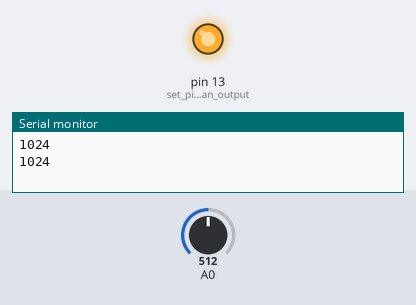
This sketch was run on a simulated Arduino Uno, built with avr-gcc and run on an emulated ATmega328P. Parts: output pins drawn as LEDs (lit = HIGH), the last lines printed to the serial monitor. The test bench sets the inputs (shaded band); at power-on: A0 = 512.

Above: at 2.8 s.
2.9 s: A0 set to 122
6.4 s: A0 set to 0
At 7.5 s:
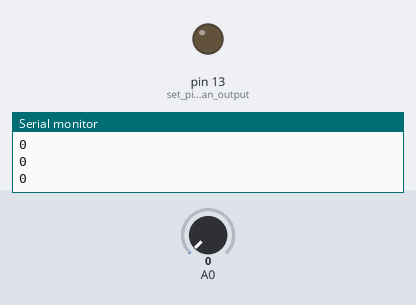
9.1 s: A0 set to 306
At 10.8 s:
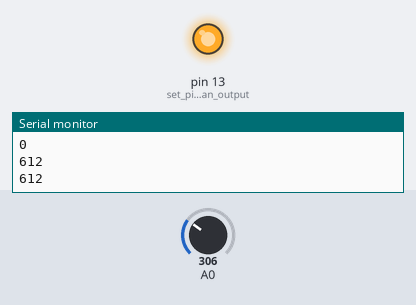
Timing chart, 0 to 19.0 s (numbered marks = the images above; inputs shaded):
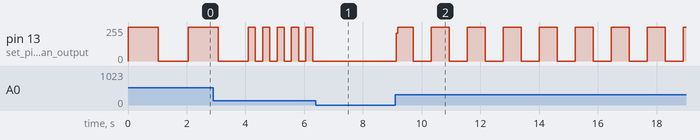

Measured:
- after the input at 6.4 s, pin 13 (set_pin_13_as_an_output): stops changing and stays 0/255
- after the input at 9.1 s, pin 13 (set_pin_13_as_an_output): 0/255 → 208/255 at once, then repeats every 1.2 s: 255/255 0.54 s, 0/255 0.61 s
- by itself, pin 13 (set_pin_13_as_an_output): repeats every 0.49 s: 255/255 0.24 s, 0/255 0.24 s

The sketch:

Circuit_1B_Potentiometer.ino
```cpp
/*
 * Circuit 1B-Potentiometer
 * Changes how fast an LED blinks, based on a potentiometer input
 */

int potPosition;        //create global variable - can be used in loop

void setup() {
  Serial.begin(9600);   //begin serial communication at 9600 bits/sec
  pinMode(13, OUTPUT);  //set pin 13 as an output
}

void loop() {
  potPosition = 2*analogRead(A0);   //read the signal on pin A0 (range from 0-2046)
  Serial.println(potPosition);    //print the read voltage in the serial monitor

  digitalWrite(13, HIGH);         //output HIGH on pin 13, turning LED on
  delay(potPosition);             //delay by an amount determined by potentiometer position

  digitalWrite(13, LOW);          //output LOW on pin 13, turning LED off
  delay(potPosition);             //delay by an amount determined by potentiometer position
}
```
